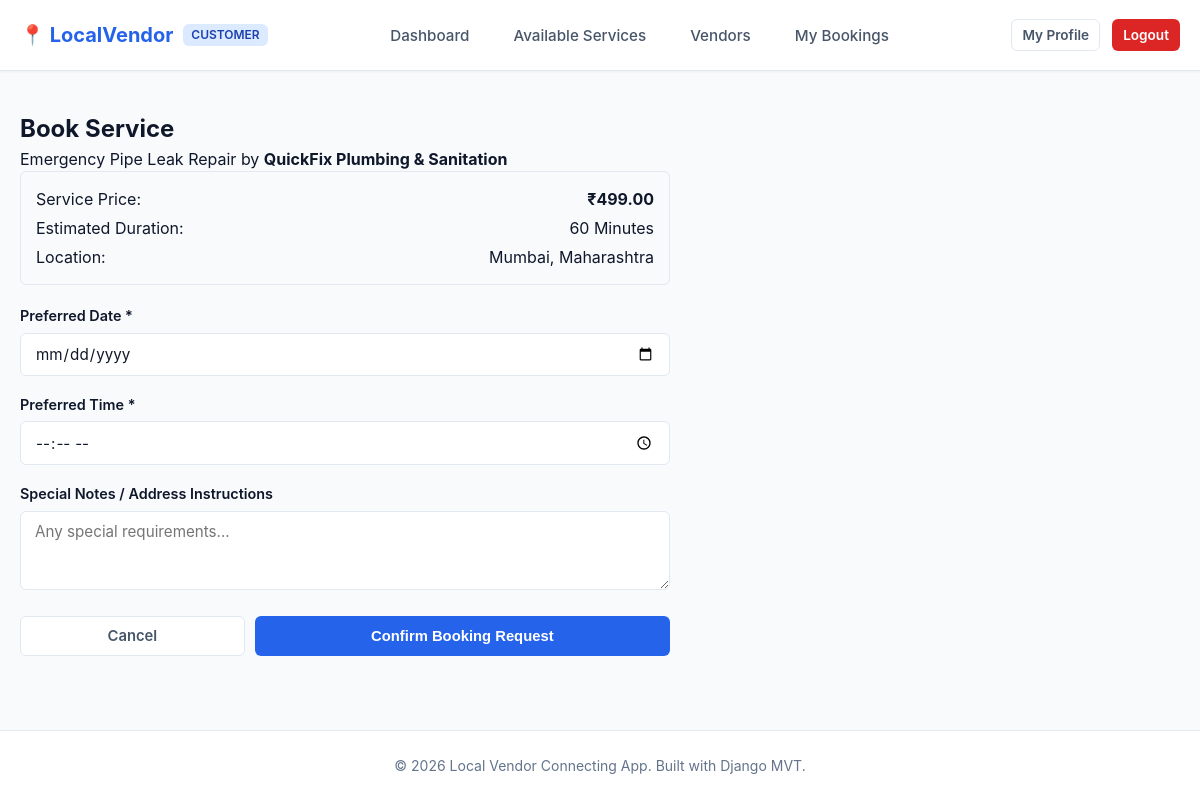
Screenshot of /customer/book/1/ (signed in) with the database file from the repository.
### services/models.py (models this page shows, shortened)
class Service(models.Model):
    vendor = models.ForeignKey(VendorProfile, on_delete=models.CASCADE, related_name='services')
    category = models.ForeignKey(ServiceCategory, on_delete=models.CASCADE, related_name='services')
    name = models.CharField(max_length=200)
    description = models.TextField()
    price = models.DecimalField(max_digits=10, decimal_places=2)
    duration_minutes = models.PositiveIntegerField(help_text='Duration in minutes')
    is_available = models.BooleanField(default=True)
    created_at = models.DateTimeField(auto_now_add=True)
    updated_at = models.DateTimeField(auto_now=True)

### accounts/models.py (models this page shows, shortened)
class VendorProfile(models.Model):
    PENDING = 'pending'
    APPROVED = 'approved'
    REJECTED = 'rejected'
    VERIFICATION_CHOICES = [
        (PENDING, 'Pending'),
        (APPROVED, 'Approved'),
        (REJECTED, 'Rejected'),
    ]
    user = models.OneToOneField(User, on_delete=models.CASCADE, related_name='vendor_profile')
    phone = models.CharField(max_length=15)
    business_name = models.CharField(max_length=200)
    business_description = models.TextField(blank=True)
    business_address = models.TextField()
    city = models.CharField(max_length=100)
    state = models.CharField(max_length=100)
    pincode = models.CharField(max_length=10)
    profile_picture = models.ImageField(upload_to=profile_picture_upload_path, blank=True, null=True)
    verification_status = models.CharField(max_length=10, choices=VERIFICATION_CHOICES, default=PENDING)
    rejection_reason = models.TextField(blank=True)
    is_active_vendor = models.BooleanField(default=True)
    created_at = models.DateTimeField(auto_now_add=True)
    updated_at = models.DateTimeField(auto_now=True)

### customer/views.py (the view)
# urls.py: path('book/<int:service_id>/', views.book_service, name='book_service'),
@customer_required
def book_service(request, service_id):
    service = get_object_or_404(
        Service,
        id=service_id,
        is_available=True,
        vendor__verification_status='approved',
        vendor__is_active_vendor=True
    )
    profile = request.user.customer_profile
    if request.method == 'POST':
        form = BookingForm(request.POST)
        if form.is_valid():
            booking_date = form.cleaned_data['booking_date']
            booking_time = form.cleaned_data['booking_time']
            day_name = booking_date.strftime('%A').lower()
            availability = VendorAvailability.objects.filter(
                vendor=service.vendor,
                day_of_week=day_name,
                is_available=True
            ).first()
            if not availability:
                messages.error(request, 'The vendor is not available on this day.')
                return render(request, 'customer/book_service.html', {
                    'form': form, 'service': service
                })
            if booking_time < availability.start_time or booking_time > availability.end_time:
                messages.error(
                    request,
                    f'Please select a time between {availability.start_time.strftime("%I:%M %p")} '
                    f'and {availability.end_time.strftime("%I:%M %p")}.'
                )
                return render(request, 'customer/book_service.html', {
                    'form': form, 'service': service
                })
            Booking.objects.create(
                customer=profile,
                vendor=service.vendor,
                service=service,
                booking_date=booking_date,
                booking_time=booking_time,
                notes=form.cleaned_data.get('notes', ''),
                status='pending',
            )
            messages.success(request, 'Booking created successfully! Waiting for vendor confirmation.')
            return redirect('customer:my_bookings')
    else:
        form = BookingForm()
    context = {
        'form': form,
        'service': service,
    }
    return render(request, 'customer/book_service.html', context)

### customer/forms.py (shortened to what this page needs)
class BookingForm(forms.Form):
    booking_date = forms.DateField(
        widget=forms.DateInput(attrs={'class': 'form-input', 'type': 'date'})
    )
    booking_time = forms.TimeField(
        widget=forms.TimeInput(attrs={'class': 'form-input', 'type': 'time'})
    )
    notes = forms.CharField(
        required=False,
        widget=forms.Textarea(attrs={'class': 'form-input', 'rows': 3, 'placeholder': 'Any special requirements...'})
    )

### templates/customer/book_service.html (shortened to what this page needs)
{% extends 'customer/customer_base.html' %}
{% block content %}
<div class="auth-wrapper" style="padding: 10px 0;">
    <div class="auth-card" style="max-width: 650px;">
        <div class="auth-header">
            <h2 class="auth-title">Book Service</h2>
            <p class="auth-subtitle">{{ service.name }} by <strong>{{ service.vendor.business_name }}</strong></p>
        </div>
        <div style="background: var(--bg-main); border: 1px solid var(--border); border-radius: var(--radius-sm); padding: 15px; margin-bottom: 20px;">
            <div style="display: flex; justify-content: space-between; margin-bottom: 5px;">
                <span>Service Price:</span>
                <strong>₹{{ service.price }}</strong>
            </div>
            <div style="display: flex; justify-content: space-between; margin-bottom: 5px;">
                <span>Estimated Duration:</span>
                <span>{{ service.duration_minutes }} Minutes</span>
            </div>
            <div style="display: flex; justify-content: space-between;">
                <span>Location:</span>
                <span>{{ service.vendor.city }}, {{ service.vendor.state }}</span>
            </div>
        </div>
        <form method="POST" action="{% url 'customer:book_service' service.id %}">
            <div class="form-row">
                <div class="form-group">
                    <label class="form-label">Preferred Date *</label>
                    {{ form.booking_date }}
                </div>
                <div class="form-group">
                    <label class="form-label">Preferred Time *</label>
                    {{ form.booking_time }}
                </div>
            </div>
            <div class="form-group">
                <label class="form-label">Special Notes / Address Instructions</label>
                {{ form.notes }}
            </div>
            <div style="display: flex; gap: 10px; margin-top: 20px;">
                <a href="{% url 'customer:vendor_detail' service.vendor.id %}" class="btn btn-secondary" style="flex: 1;">Cancel</a>
                <button type="submit" class="btn btn-primary" style="flex: 2;">Confirm Booking Request</button>
            </div>
        </form>
    </div>
</div>
{% endblock %}

### static/css/base.css (style rules this page uses)
:root { --primary: #2563eb; --primary-hover: #1d4ed8; --primary-light: #eff6ff; --secondary: #475569; --success: #16a34a; --warning: #d97706; --danger: #dc2626; --bg-main: #f8fafc; --surface: #ffffff; --text-main: #0f172a; --text-muted: #64748b; --border: #e2e8f0; --border-focus: #93c5fd; --radius-sm: 6px; --radius-md: 10px; --radius-lg: 16px; --shadow-sm: 0 1px 2px 0 rgba(0, 0, 0, 0.05); --shadow-md: 0 4px 6px -1px rgba(0, 0, 0, 0.1), 0 2px 4px -2px rgba(0, 0, 0, 0.05); --shadow-lg: 0 10px 15px -3px rgba(0, 0, 0, 0.1), 0 4px 6px -4px rgba(0, 0, 0, 0.05); --font: -apple-system, BlinkMacSystemFont, "Segoe UI", Roboto, "Helvetica Neue", Arial, sans-serif; }
* { box-sizing: border-box; margin: 0; padding: 0; }
body { font-family: var(--font); background-color: var(--bg-main); color: var(--text-main); line-height: 1.5; min-height: 100vh; display: flex; flex-direction: column; }
a { color: var(--primary); text-decoration: none; transition: color 0.15s ease-in-out; }
.btn { display: inline-flex; align-items: center; justify-content: center; padding: 8px 16px; font-size: 0.925rem; font-weight: 600; border-radius: var(--radius-sm); border: 1px solid transparent; cursor: pointer; transition: all 0.15s ease-in-out; text-decoration: none; }
.btn-primary { background-color: var(--primary); color: #ffffff; }
.btn-secondary { background-color: var(--surface); color: var(--secondary); border-color: var(--border); }
.form-group { margin-bottom: 18px; }
.form-label { display: block; font-weight: 600; font-size: 0.9rem; color: var(--text-main); margin-bottom: 6px; }
.form-input, .form-select, .form-textarea { width: 100%; padding: 10px 14px; border: 1px solid var(--border); border-radius: var(--radius-sm); font-size: 0.95rem; color: var(--text-main); background-color: var(--surface); font-family: inherit; transition: border-color 0.15s, box-shadow 0.15s; }

### rows the page displays
Service: name "Emergency Pipe Leak Repair", vendor.business_name "QuickFix Plumbing & Sanitation", price "499.00", duration_minutes "60", vendor.city "Mumbai", vendor.state "Maharashtra"
